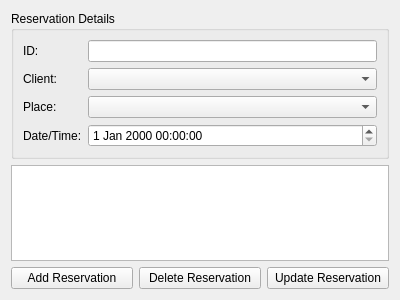
<?xml version="1.0" encoding="UTF-8"?>
<ui version="4.0">
 <class>ReservationsUI</class>
 <widget class="QWidget" name="ReservationsUI">
  <property name="geometry">
   <rect>
    <x>0</x>
    <y>0</y>
    <width>400</width>
    <height>300</height>
   </rect>
  </property>
  <property name="windowTitle">
   <string>Form</string>
  </property>
  <layout class="QVBoxLayout" name="verticalLayout_3">
   <item>
    <widget class="QGroupBox" name="groupBox">
     <property name="title">
      <string>Reservation Details</string>
     </property>
     <layout class="QFormLayout" name="formLayout">
      <item row="0" column="0">
       <widget class="QLabel" name="nameLabel_2">
        <property name="text">
         <string>ID:</string>
        </property>
       </widget>
      </item>
      <item row="0" column="1">
       <widget class="QLineEdit" name="idLineEdit"/>
      </item>
      <item row="1" column="0">
       <widget class="QLabel" name="clientLabel">
        <property name="text">
         <string>Client:</string>
        </property>
       </widget>
      </item>
      <item row="1" column="1">
       <widget class="QComboBox" name="clientComboBox"/>
      </item>
      <item row="2" column="0">
       <widget class="QLabel" name="placeLabel">
        <property name="text">
         <string>Place:</string>
        </property>
       </widget>
      </item>
      <item row="2" column="1">
       <widget class="QComboBox" name="placeComboBox"/>
      </item>
      <item row="3" column="0">
       <widget class="QLabel" name="dateTimeLabel">
        <property name="text">
         <string>Date/Time:</string>
        </property>
       </widget>
      </item>
      <item row="3" column="1">
       <widget class="QDateTimeEdit" name="dateTimeEdit"/>
      </item>
     </layout>
    </widget>
   </item>
   <item>
    <widget class="QTableView" name="reservationsTableView"/>
   </item>
   <item>
    <layout class="QHBoxLayout" name="horizontalLayout">
     <item>
      <widget class="QPushButton" name="addReservationButton">
       <property name="text">
        <string>Add Reservation</string>
       </property>
      </widget>
     </item>
     <item>
      <widget class="QPushButton" name="deleteReservationButton">
       <property name="text">
        <string>Delete Reservation</string>
       </property>
      </widget>
     </item>
     <item>
      <widget class="QPushButton" name="updateReservationButton">
       <property name="text">
        <string>Update Reservation</string>
       </property>
      </widget>
     </item>
    </layout>
   </item>
  </layout>
 </widget>
 <resources/>
 <connections/>
</ui>
